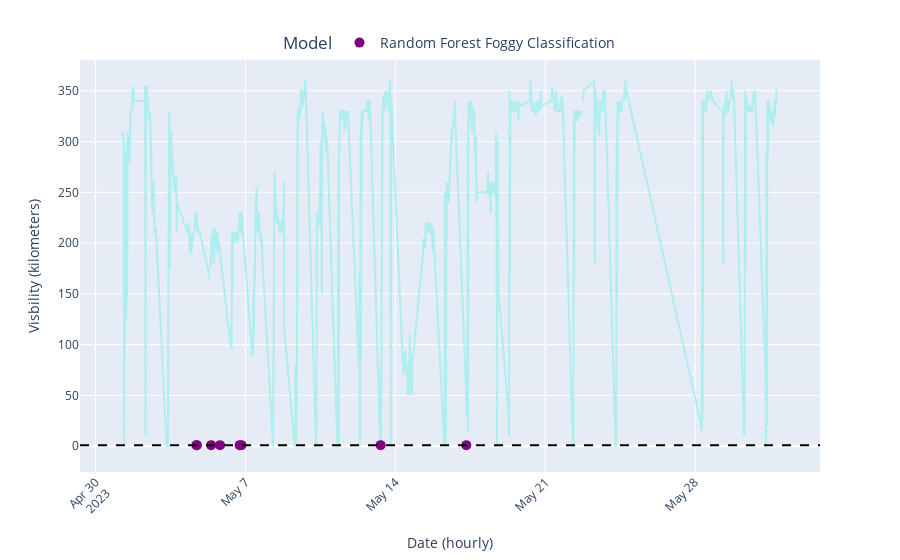

The notebook cell saved with this chart:
### Code cell
## plot temperature
## reproduce visibility / relh
filtered_data['sknt'] = filtered_data['sknt'] * 0.51444
import plotly.express as px

# Create the main line plot for Relative Humidity
fig2 = px.line(
    filtered_data,
    x='time_pst',
    y='drct',
    labels={'drct': 'ASOS Temp (C)'},
    color_discrete_sequence=['paleturquoise']
)
fig2.add_scatter(
x=filtered_data['time_pst'],
y=filtered_data['rf_pred_plot'],
mode='markers',
name='Random Forest Foggy Classification',
marker=dict(color='purple', size=10)
)
fig2.add_hline(y=1, line=dict(color='black', dash='dash'))

fig2.update_layout(
    legend=dict(
        y=1,  # y=1 places the legend at the top
        x=0.5,  # x=0.5 centers the legend
        xanchor='center',  # 'center' means the center of the legend is at x position
        yanchor='bottom',  # 'bottom' means the bottom of the legend is at the y position
        orientation='h'  # Horizontal orientation
    ),
    # ... other layout properties
)
# Update layout of the fig2ure
fig2.update_layout(
    xaxis_title='Date (hourly)',
    yaxis_title='Visbility (kilometers)',
    # yaxis_tickformat='.0%',  # Add this line to format the y-axis ticks as percentages
    xaxis_tickangle=-45,
    legend_title_text='Model',
    legend_font_size=14,
    height=500,
)

### Figure 1 — Plotly figure (JSON) as saved in the notebook; plotly's stock layout.template omitted (floating-point values rounded to 4 significant figures; data arrays with more than 128 entries replaced by an {"elided": "..."} marker saying what was removed)
{"data": [{"hovertemplate": "time_pst=%{x}<br>ASOS Temp (C)=%{y}<extra></extra>", "legendgroup": "", "line": {"color": "paleturquoise", "dash": "solid"}, "marker": {"symbol": "circle"}, "mode": "lines", "name": "", "orientation": "v", "showlegend": false, "type": "scatter", "x": {"elided": "725 str values"}, "xaxis": "x", "y": {"elided": "725 int values"}, "yaxis": "y"}, {"marker": {"color": "purple", "size": 10}, "mode": "markers", "name": "Random Forest Foggy Classification", "type": "scatter", "x": {"elided": "725 str values"}, "y": {"elided": "725 float values"}}], "layout": {"autosize": true, "legend": {"font": {"size": 14}, "orientation": "h", "title": {"text": "Model"}, "tracegroupgap": 0, "x": 0.5, "xanchor": "center", "y": 1, "yanchor": "bottom"}, "margin": {"t": 60}, "shapes": [{"line": {"color": "black", "dash": "dash"}, "type": "line", "x0": 0, "x1": 1, "xref": "x domain", "y0": 1, "y1": 1, "yref": "y"}], "xaxis": {"anchor": "y", "autorange": true, "domain": [0, 1], "range": ["2023-04-29 05:21:50.6873", "2023-06-02 21:08:09.3127"], "tickangle": -45, "title": {"text": "Date (hourly)"}, "type": "date"}, "yaxis": {"anchor": "x", "autorange": true, "domain": [0, 1], "range": [-26.63, 380.3], "title": {"text": "Visbility (kilometers)"}, "type": "linear"}}}
